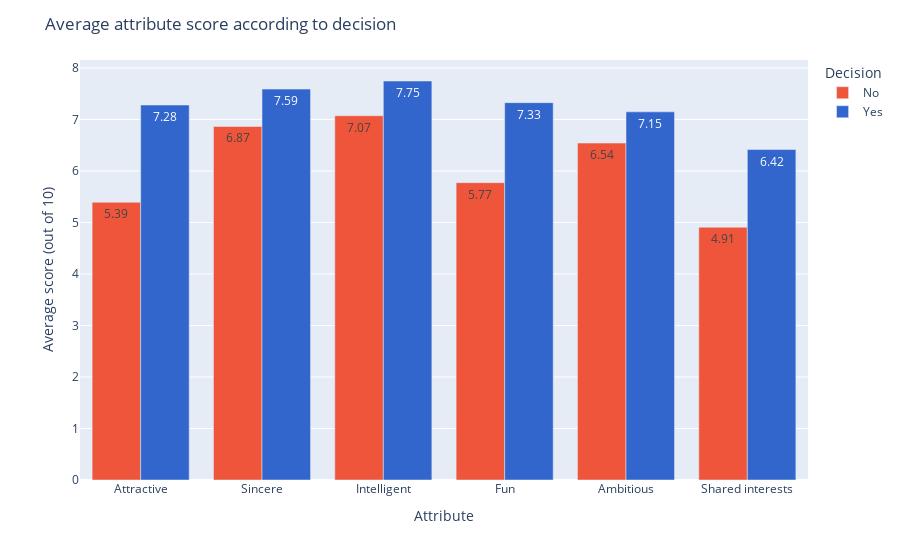

Write notebook code for a chart like this one.
### Code cell
fig_1 = px.bar(
    df_attribute_decision,
    x="attribute",
    y="value",
    color="dec",
    barmode='group',
    text="value",
    color_discrete_map={"No":px.colors.qualitative.Plotly[1], "Yes":px.colors.qualitative.G10[0]}
)

fig_1.update_layout(
    title="Average attribute score according to decision",
    xaxis_title="Attribute",
    yaxis_title="Average score (out of 10)",
    legend_title="Decision"
)

fig_1.update_traces(
    texttemplate="%{text:.3}"
)

fig_1.show()

### Figure 1 — Plotly figure (JSON) as saved in the notebook; plotly's stock layout.template omitted (floating-point values rounded to 4 significant figures)
{"data": [{"alignmentgroup": "True", "hovertemplate": "dec=No<br>attribute=%{x}<br>value=%{text}<extra></extra>", "legendgroup": "No", "marker": {"color": "#EF553B", "pattern": {"shape": ""}}, "name": "No", "offsetgroup": "No", "orientation": "v", "showlegend": true, "text": [5.392, 6.865, 7.072, 5.773, 6.542, 4.908], "textposition": "auto", "texttemplate": "%{text:.3}", "type": "bar", "x": ["Attractive", "Sincere", "Intelligent", "Fun", "Ambitious", "Shared interests"], "xaxis": "x", "y": [5.392, 6.865, 7.072, 5.773, 6.542, 4.908], "yaxis": "y"}, {"alignmentgroup": "True", "hovertemplate": "dec=Yes<br>attribute=%{x}<br>value=%{text}<extra></extra>", "legendgroup": "Yes", "marker": {"color": "#3366CC", "pattern": {"shape": ""}}, "name": "Yes", "offsetgroup": "Yes", "orientation": "v", "showlegend": true, "text": [7.281, 7.59, 7.747, 7.327, 7.148, 6.417], "textposition": "auto", "texttemplate": "%{text:.3}", "type": "bar", "x": ["Attractive", "Sincere", "Intelligent", "Fun", "Ambitious", "Shared interests"], "xaxis": "x", "y": [7.281, 7.59, 7.747, 7.327, 7.148, 6.417], "yaxis": "y"}], "layout": {"barmode": "group", "legend": {"title": {"text": "Decision"}, "tracegroupgap": 0}, "margin": {"t": 60}, "title": {"text": "Average attribute score according to decision"}, "xaxis": {"anchor": "y", "domain": [0, 1], "title": {"text": "Attribute"}}, "yaxis": {"anchor": "x", "domain": [0, 1], "title": {"text": "Average score (out of 10)"}}}}
